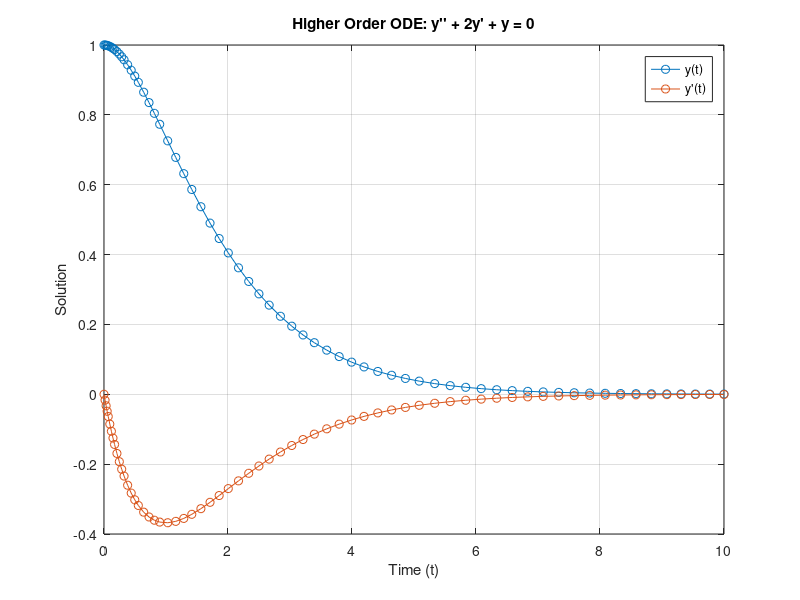
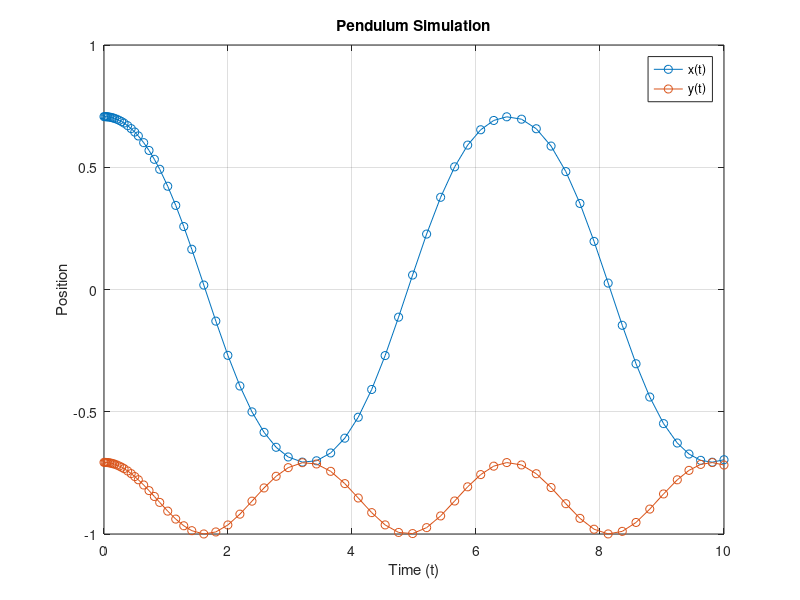
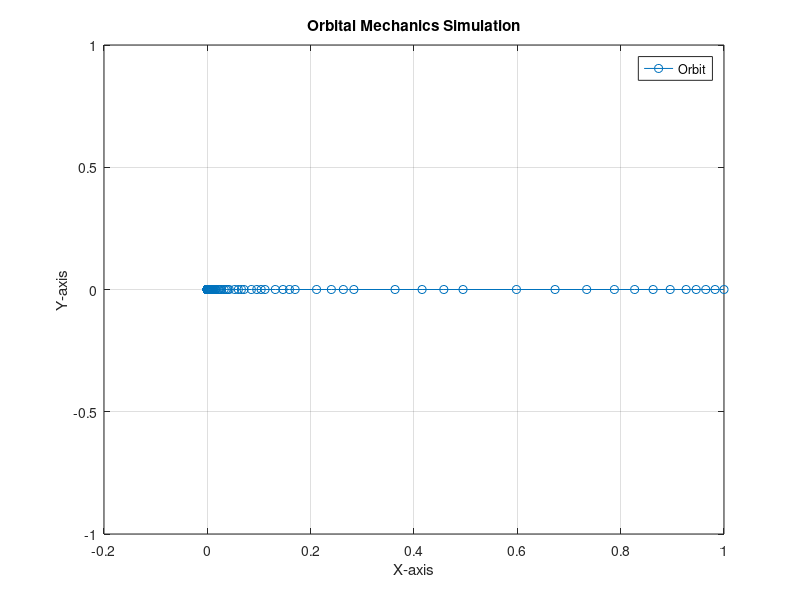

Recreate these plots in MATLAB, in order. (Note: this script raises an error after producing the figures.)
% Higher Order ODE: Example with a second-order ODE
% y'' + 2y' + y = 0
% Convert to a system of first-order ODEs

% Define the ODE system
ode_fun = @(t, Y) [Y(2); -2*Y(2) - Y(1)];

% Time span
tspan = [0, 10];

% Initial conditions for y and y'
initial_conditions = [1, 0];

% Solve the system
[t, Y] = ode45(ode_fun, tspan, initial_conditions);

% Plot the results
figure;
plot(t, Y(:, 1), '-o', 'DisplayName', 'y(t)');
hold on;
plot(t, Y(:, 2), '-o', 'DisplayName', "y'(t)");
xlabel('Time (t)');
ylabel('Solution');
title('Higher Order ODE: y'''' + 2y'' + y = 0');
legend;
grid on;

%%%%%%%%%%%%%%%%%%%%%%%%%%%%%%%%%%%%

% Pendulum Simulation

% Define the ODE system for a simple pendulum
pendulum_ode = @(t, Y) [Y(2); -sin(Y(1))];

% Time span
tspan_pendulum = [0, 10];

% Initial conditions for angle and angular velocity
initial_conditions_pendulum = [pi/4, 0];

% Solve the system
[t_pendulum, Y_pendulum] = ode45(pendulum_ode, tspan_pendulum, initial_conditions_pendulum);

% Convert polar coordinates to Cartesian for plotting
x_pendulum = sin(Y_pendulum(:, 1));
y_pendulum = -cos(Y_pendulum(:, 1));

% Plot the results
figure;
plot(t_pendulum, x_pendulum, '-o', 'DisplayName', 'x(t)');
hold on;
plot(t_pendulum, y_pendulum, '-o', 'DisplayName', 'y(t)');
xlabel('Time (t)');
ylabel('Position');
title('Pendulum Simulation');
legend;
grid on;

%%%%%%%%%%%%%%%%%%%%%%%%%%%%%%%%%%%%

% Orbital Mechanics Simulation

% Define the ODE system for orbital mechanics
orbital_ode = @(t, Y) [-Y(1) / norm(Y(1:2))^3; -Y(2) / norm(Y(1:2))^3; Y(3); Y(4)];

% Time span
tspan_orbital = [0, 100];

% Initial conditions for position and velocity
initial_conditions_orbital = [1, 0, 0, 1];

% Solve the system
[t_orbital, Y_orbital] = ode45(orbital_ode, tspan_orbital, initial_conditions_orbital);

% Plot the results
figure;
plot(Y_orbital(:, 1), Y_orbital(:, 2), '-o', 'DisplayName', 'Orbit');
xlabel('X-axis');
ylabel('Y-axis');
title('Orbital Mechanics Simulation');
legend;
grid on;

%%%%%%%%%%%%%%%%%%%%%%%%%%%%%%%%%%%%%%%%

% Program for Example 6.13: Euler's Method for a System of Equations
% Input: interval inter, initial vector y0, number of steps n
% Output: time steps t, solution y

function [t, y] = euler_system_example(inter, y0, n)
    t(1) = inter(1);
    y(1, :) = y0;
    h = (inter(2) - inter(1)) / n;

    for i = 1:n
        t(i+1) = t(i) + h;
        y(i+1, :) = eulerstep_system(t(i), y(i, :), h);
    end

    % Plot the results
    figure;
    plot(t, y(:, 1), '-o', 'DisplayName', 'y1 - Euler Method');
    hold on;
    plot(t, y(:, 2), '-s', 'DisplayName', 'y2 - Euler Method');
    
    % Include the correct solution for comparison
    exact_solution = @(t) [t .* exp(-2 * t); exp(-t)];
    exact_values = exact_solution(t);
    plot(t, exact_values(1, :), '--', 'DisplayName', 'y1 - Exact Solution');
    plot(t, exact_values(2, :), '--', 'DisplayName', 'y2 - Exact Solution');

    xlabel('t');
    ylabel('Approximate Solution / Exact Solution');
    title('Euler Method for System of Equations (Example 6.13)');
    legend('show');
end

function y = eulerstep_system(t, y, h)
    % One step of the Euler Method for a system
    % Input: current time t, current vector y, step size h
    % Output: the approximate solution vector at time t + h
    y = y + h * ydot_system(t, y)';
end

function z = ydot_system(t, y)
    % Right-hand side of the system of differential equations
    z(1) = y(2)^2 - 2 * y(1);
    z(2) = y(1) - y(2) - t * y(2)^2;
end


euler_system_example([0 1], [0 1], 10);

%%%%%%%%%%%%%%%%%%%%%%%%%%%%%%%

% Program for Example 6.13: Simulation of a Pendulum using the Trapezoid Method
% Input: time interval inter, initial values ic = [y1(0) y2(0)], number of steps n
% Output: Animated visualization of the pendulum motion

function pendulum_simulation(inter, ic, n)
    h = (inter(2) - inter(1)) / n; % time step
    y(1, :) = ic; % initial conditions
    t(1) = inter(1);

    % Set up the plot
    figure;
    set(gca, 'xlim', [-1.2 1.2], 'ylim', [-1.2 1.2], ...
        'XTick', [-1 0 1], 'YTick', [-1 0 1]);
    title('Simulation of Pendulum Motion');
    xlabel('x');
    ylabel('y');
    hold on;

    bob = animatedline('color', 'r', 'Marker', '.', 'markersize', 40);
    rod = animatedline('color', 'b', 'LineStyle', '-', 'LineWidth', 3);
    axis square;

    for k = 1:n
        t(k+1) = t(k) + h;
        y(k+1, :) = trapstep(t(k), y(k, :), h);

        % Update pendulum position
        x_bob = sin(y(k+1, 1));
        y_bob = -cos(y(k+1, 1));
        x_rod = [0 x_bob];
        y_rod = [0 y_bob];

        % Update animated points
        clearpoints(bob);
        addpoints(bob, x_bob, y_bob);
        clearpoints(rod);
        addpoints(rod, x_rod, y_rod);

        drawnow; % Update the plot
        pause(h);
    end
end

function y = trapstep(t, x, h)
    % One step of the Trapezoid Method for the pendulum equations
    z1 = ydot(t, x);
    g = x + h * z1;
    z2 = ydot(t + h, g);
    y = x + h * (z1 + z2) / 2;
end

function z = ydot(t, y)
    % Right-hand side of the pendulum equations
    g = 9.81;
    length = 1;
    z(1) = y(2);
    z(2) = -(g/length) * sin(y(1));
end

pendulum_simulation([0 10], [pi/2 0], 200);

%%%%%%%%%%%%%%%%%%%%%%%%%%%%%%%%%

% Program for Example 6.13: Simulation of an Orbiting Satellite using the Trapezoid Method
% Input: time interval inter, initial conditions
% ic = [x0 vx0 y0 vy0], x position, x velocity, y position, y velocity,
% number of steps n, steps per point plotted p
% Calls a one-step method such as trapstep.m
% Example usage: orbit([0 100],[0 1 2 0],10000,5)

function z = orbit(inter, ic, n, p)
    h = (inter(2) - inter(1)) / n; % time step
    x0 = ic(1); vx0 = ic(2); y0 = ic(3); vy0 = ic(4); % grab initial conditions
    y(1, :) = [x0 vx0 y0 vy0]; t(1) = inter(1); % build y vector

    % Set up the plot
    figure;
    set(gca, 'XLim', [-5 5], 'YLim', [-5 5], ...
        'XTick', [-5 0 5], 'YTick', [-5 0 5]);
    sun = animatedline('color', 'y', 'Marker', '.', 'markersize', 50);
    addpoints(sun, 0, 0);
    head = animatedline('color', 'r', 'Marker', '.', 'markersize', 35);
    tail = animatedline('color', 'b', 'LineStyle', '-');
    
    for k = 1:n/p
        for i = 1:p
            t(i+1) = t(i) + h;
            y(i+1, :) = trapstep(t(i), y(i, :), h);
        end
        y(1, :) = y(p+1, :);
        t(1) = t(p+1);

        % Update plot points
        clearpoints(head);
        addpoints(head, y(1, 1), y(1, 3));
        addpoints(tail, y(1, 1), y(1, 3));
        drawnow;
    end
end

function y = trapstep(t, x, h)
    % One step of the Trapezoid Method for the orbital equations
    z1 = ydot(t, x);
    g = x + h * z1;
    z2 = ydot(t + h, g);
    y = x + h * (z1 + z2) / 2;
end

function z = ydot(t, x)
    % Right-hand side of the orbital equations
    m2 = 3; g = 1; mg2 = m2 * g; px2 = 0; py2 = 0;
    
    px1 = x(1); py1 = x(3); vx1 = x(2); vy1 = x(4);
    dist = sqrt((px2 - px1)^2 + (py2 - py1)^2);
    z = zeros(1, 4);
    
    z(1) = vx1;
    z(2) = (mg2 * (px2 - px1)) / (dist^3);
    z(3) = vy1;
    z(4) = (mg2 * (py2 - py1)) / (dist^3);
end

orbit([0 100], [0 1 2 0], 10000, 5);

%%%%%%%%%%%%%%%%%%%%%%%%%%%%%%%%%%%%%%%%%%%%%

% Program for Example 6.18: Runge-Kutta of order four for ODE
% Example usage: rungeKuttaExample([0 1], 1, 5);

function rungeKuttaExample(inter, y0, steps)
    fprintf('steps\tstep size h\terror at t = 1\n');
    
    for n = steps
        h = (inter(2) - inter(1)) / n;
        y_approx = rungeKutta(inter, y0, n);
        exact_solution = analyticalSolution(inter(2));
        error_at_t1 = abs(y_approx - exact_solution(inter(2)));
        
        fprintf('%d\t%.5f\t%.4e\n', n, h, error_at_t1);
    end
end

function y = rungeKutta(inter, y0, n)
    h = (inter(2) - inter(1)) / n;
    t = inter(1):h:inter(2);
    y = zeros(1, n+1);
    y(1) = y0;

    for i = 1:n
        k1 = h * f(t(i), y(i));
        k2 = h * f(t(i) + h/2, y(i) + k1/2);
        k3 = h * f(t(i) + h/2, y(i) + k2/2);
        k4 = h * f(t(i) + h, y(i) + k3);

        y(i+1) = y(i) + (k1 + 2*k2 + 2*k3 + k4)/6;
    end
end

function y_prime = f(t, y)
    y_prime = t * y + t^3;
end

function y_exact = analyticalSolution(t)
    y_exact = exp(t^2 / 2 - 1);
end

rungeKuttaExample([0 1], 1, [5 10 20 40 80 160 320 640]);

%%%%%%%%%%%%%%%%%%%%%%%%%%%%%%%%%%%%%%%%%%%
